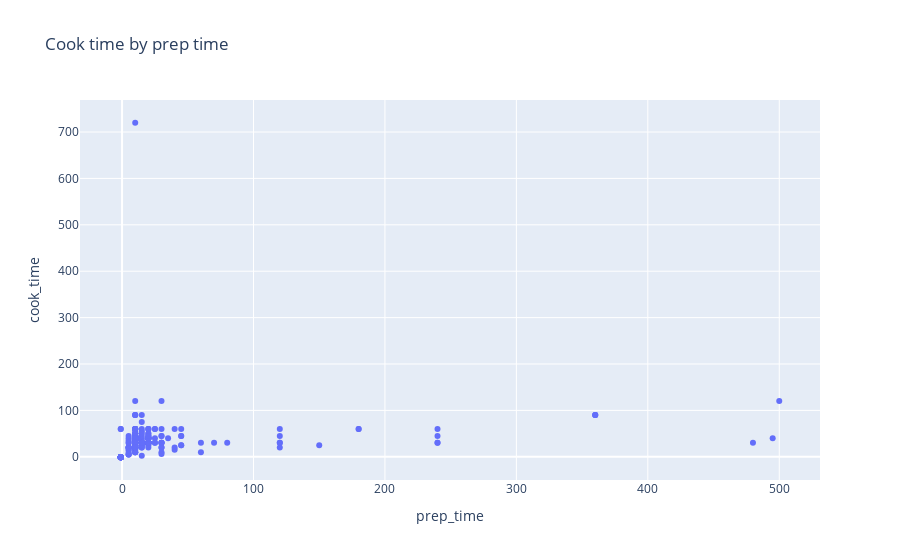

Notebook cell for this chart:
### Code cell
# Create a scatterplot of prep_time on X-axis & cook_time on Y-axis 

fig = px.scatter(df, x='prep_time', y='cook_time', title='Cook time by prep time')

# Show the plot
fig.show()

### Figure 1 — Plotly figure (JSON) as saved in the notebook; plotly's stock layout.template omitted (floating-point values rounded to 4 significant figures; data arrays with more than 128 entries replaced by an {"elided": "..."} marker saying what was removed)
{"data": [{"hovertemplate": "prep_time=%{x}<br>cook_time=%{y}<extra></extra>", "legendgroup": "", "marker": {"color": "#636efa", "symbol": "circle"}, "mode": "markers", "name": "", "orientation": "v", "showlegend": false, "type": "scatter", "x": {"elided": "255 int values"}, "xaxis": "x", "y": {"elided": "255 int values"}, "yaxis": "y"}], "layout": {"legend": {"tracegroupgap": 0}, "title": {"text": "Cook time by prep time"}, "xaxis": {"anchor": "y", "domain": [0, 1], "title": {"text": "prep_time"}}, "yaxis": {"anchor": "x", "domain": [0, 1], "title": {"text": "cook_time"}}}}
